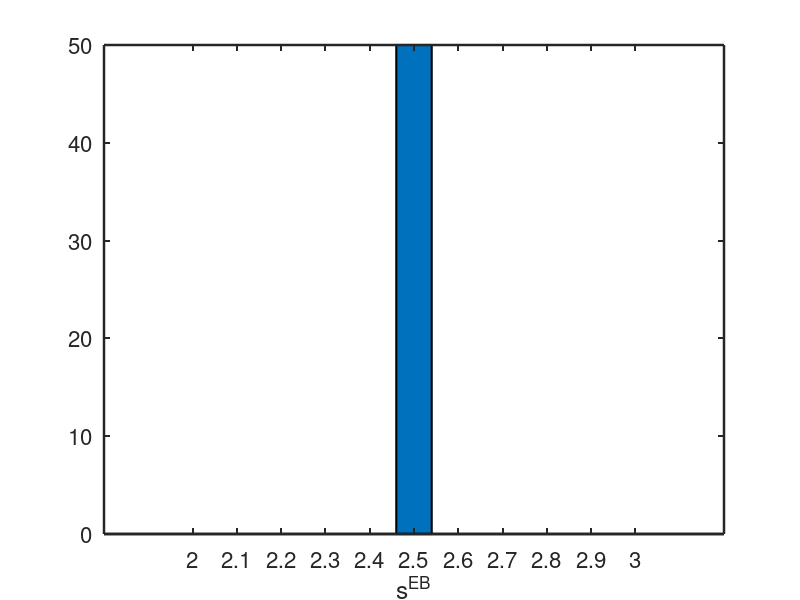

Write MATLAB code to recreate this figure. (Note: this script raises an error after producing the figure.)

axesfontsize=16;
axeslinewidth=1.8;
linelinewidth=1.8;
patchlinewidth=1.5;
set(0,'defaultaxesfontsize',axesfontsize,'defaultaxeslinewidth',axeslinewidth,...
    'defaultlinelinewidth',linelinewidth,'defaultpatchlinewidth',patchlinewidth)

%% EB, KF recover sigma and s
load data_matern_MLE_s_sigma sol_MLE_s sol_MLE_sigma
h=figure;
hist_ax=2:0.1:3;
temp=hist(sol_MLE_s,hist_ax);
bar(hist_ax,temp)
set(gca,'XTick',2:0.1:3 );
xlabel('s^{EB}');
myprint('s_sigma_together_for_s',h)

h=figure;
hist_ax=-0.5:0.1:0.5;
temp=hist(sol_MLE_sigma,hist_ax);
bar(hist_ax,temp)
set(gca,'XTick',-0.5:0.1:0.5 );
xlabel('log \sigma^{EB}');
myprint('s_sigma_together_for_sigma',h)

%% EB, KF recover s and tau

load data_matern_MLE_s_tau sol_MLE_s sol_MLE_tau sol_KF_s sol_KF_tau
h=figure;
hist_ax=2:0.1:3;
temp=hist(sol_MLE_s,hist_ax);
bar(hist_ax,temp)
set(gca,'XTick',2:0.1:3 );
xlabel('s^{EB}');

myprint('s_tau_recovery_MLE_hist_s',h);

h=figure;
hist_ax=-2:0.4:2;
temp=hist(sol_MLE_tau,hist_ax);
bar(hist_ax,temp)
set(gca,'XTick',-2:0.4:2 );
xlabel('log \tau^{EB}');
myprint('s_tau_recovery_MLE_hist_tau',h);

h=figure;
hist_ax=0.7:0.05:1.3;
temp=hist(sol_KF_s,hist_ax);
bar(hist_ax,temp)
set(gca,'XTick',0.7:0.1:1.3 );
xlabel('s^{KF}');
myprint('s_tau_recovery_KF_hist_s',h);

h=figure;
hist_ax=-2:0.4:2;
temp=hist(sol_KF_tau,hist_ax);
bar(hist_ax,temp)
set(gca,'XTick',-2:0.4:2 );
xlabel('log \tau^{KF}');
myprint('s_tau_recovery_KF_hist_tau',h);


%% 
load data_matern_tau sol_MLE_tau sol_KF_tau sol_KF2_tau

h=figure;
hist_ax=-2:0.4:2;
temp=hist(sol_MLE_tau,hist_ax);
bar(hist_ax,temp)
set(gca,'XTick',-2:0.4:2 );
xlabel('log \tau^{EB}');
myprint('tau_recovery_MLE',h);

figure;
hist_ax=-2:0.25:2;
temp=hist(sol_KF_tau,hist_ax);
bar(hist_ax,temp)
set(gca,'XTick',-2:0.4:2 );
xlabel('log \tau^{KF}');
myprint('tau_recovery_KF',h);

figure;
hist_ax=-2:0.4:2;
temp=hist(sol_KF2_tau,hist_ax);
bar(hist_ax,temp)
set(gca,'XTick',-2:0.4:2 );
xlabel('log \tau^{KF}');
myprint('tau_recovery_KF2',h);

